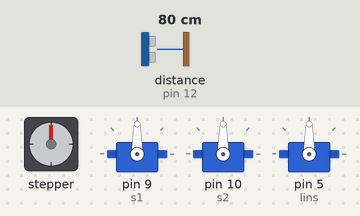
Recording of a sketch running on a simulated Arduino Uno, built with avr-gcc and run on an emulated ATmega328P. On the bench: stepper motor, 3 × servo. Wiring (inferred from the names in the program): stepper motor driver (200 steps per turn assumed): step pin 4; direction pin 2; enable pin 3. Inputs (shaded band) come from the test bench; at power-on: distance to the obstacle (sensor on pin 12) 80 cm. The echo pulse lasts 58.3 µs per cm.

Above: at 1.2 s.
1.3 s: distance to the obstacle (sensor on pin 12) set to 18 cm
At 6.6 s:
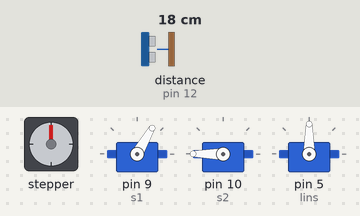
36.9 s: distance to the obstacle (sensor on pin 12) set to 35 cm
At 38.8 s:
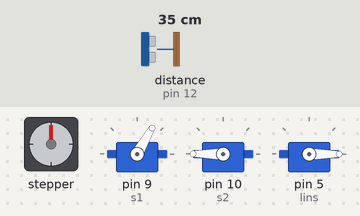
54.7 s: distance to the obstacle (sensor on pin 12) set to 60 cm
At 70.4 s:
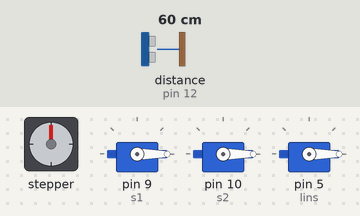
Timing chart, 0 to 71.9 s (numbered marks = the images above; inputs shaded):
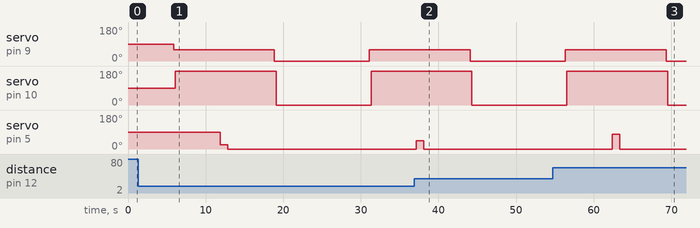

The sketch:

demo.ino
```cpp
#include<Servo.h>
Servo servo1;
Servo servo2;
Servo linservo;

int s1 = 9;
int s2 =10;
int ste_dir = 2;
int ste_en = 3;
int ste_pul = 4;
int lins = 5;
int lin11 = 7;
int lin12 = 8;
int trig = 11;
int echo = 12;

void setup() {
  // put your setup code here, to run once:
  pinMode(s1,OUTPUT);
  pinMode(s2,OUTPUT);
  pinMode(ste_dir,OUTPUT);
  pinMode(ste_en,OUTPUT);
  pinMode(ste_pul,OUTPUT);
  pinMode(lin11,OUTPUT);
  pinMode(lin12,OUTPUT);
  pinMode(trig,OUTPUT);
  pinMode(echo,INPUT);
  pinMode(lins,OUTPUT);

  servo1.attach(s1);
  servo2.attach(s2);
  linservo.attach(lins);

}

long microsecondsToCentimeters(long microseconds)
{
  return microseconds / 29 / 2;
}

void loop()
{
  // put your main code here, to run repeatedly:
  for (int j=0; j<3; j++)  // j is the number of full forward rotations
  {
    for (int i=0; i<1600; i++)    //Forward 1 complete revolution
    {
      digitalWrite(ste_dir,LOW);
      digitalWrite(ste_en,HIGH);
      digitalWrite(ste_pul,HIGH);
      delayMicroseconds(50);
      digitalWrite(ste_pul,LOW);
      delayMicroseconds(50);
      delay(1);
    }
  }
  delay(500);

  servo1.write(60);              // tell servo to go to position in variable 'pos'
  delay(200);
  servo2.write(180);
  delay(800);

  digitalWrite(lin11, HIGH);
  digitalWrite(lin12, LOW);
  delay(5000);

  //for linear unknown：measure distance, reach out, and get back
  double cm,angle,duration;
  digitalWrite(trig, LOW);
  delayMicroseconds(2);
  digitalWrite(trig, HIGH);
  delayMicroseconds(5);
  digitalWrite(trig, LOW);

  duration = pulseIn(echo, HIGH);
  cm = microsecondsToCentimeters(duration);
  angle = cm*9/7;
  linservo.write(angle);
  delay(1000);

  // undo everything from now on
  linservo.write(0);
  delay(1000);

  digitalWrite(lin11,LOW);
  digitalWrite(lin12,HIGH);
  delay(5000);

  servo1.write(0);
  delay(200);
  servo2.write(0);
  delay(800);

  for (int j=0; j<3; j++)
  {
    for (int i=0; i<1600; i++)
    {
      digitalWrite(ste_dir,HIGH);
      digitalWrite(ste_en,HIGH);
      digitalWrite(ste_pul,HIGH);
      delayMicroseconds(50);
      digitalWrite(ste_pul,LOW);
      delayMicroseconds(50);
      delay(1);
    }
  }
}
```
